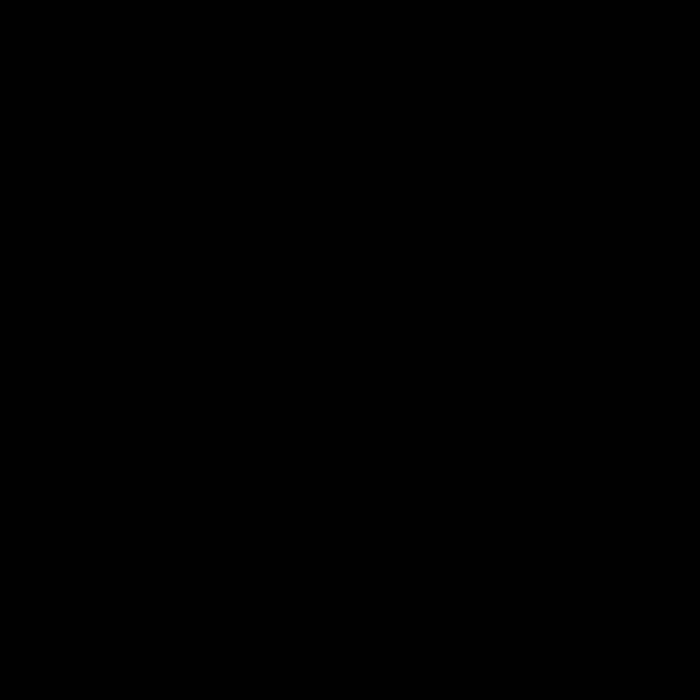
Frame 1 (no input)
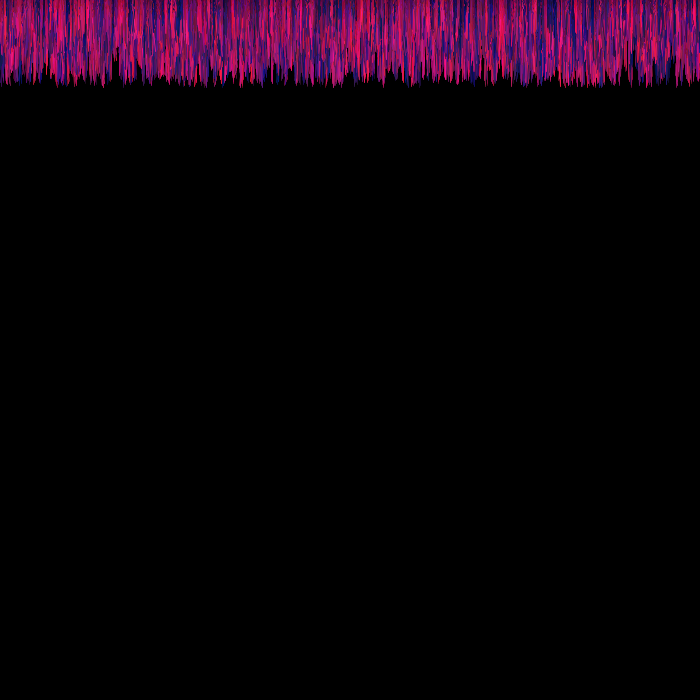
Frame 60 (the mouse pressed at the canvas centre just before this capture)
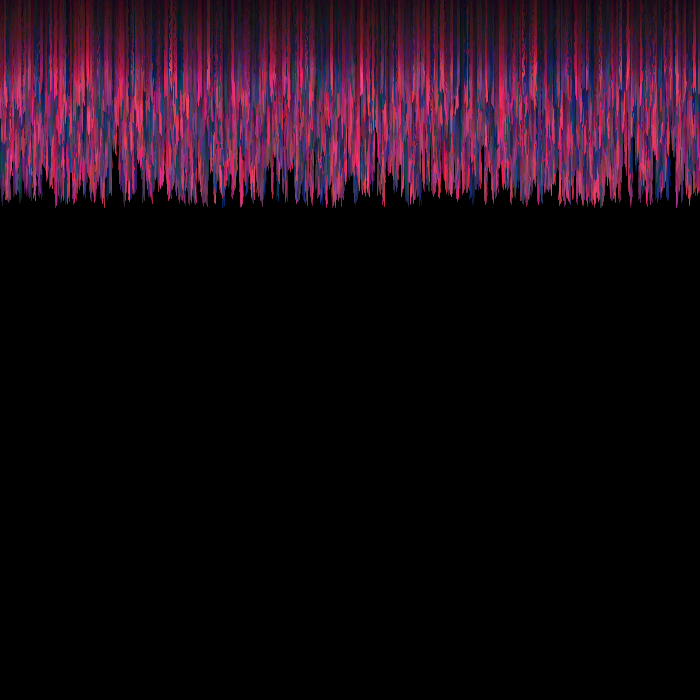
Frame 120 (the mouse held since frame 60 and released just before this capture)

The Processing sketch that drew these frames (run headless with seeded random() and noise(); from frame 60 on, the mouse is pressed at the canvas centre):

// Processing sketch: processing_142386
// ── processing_142386.pde

//DECLARE
int num = 2000;
drops [] WATER = new drops[num];


void setup() {
  size(700, 700);
  background(0);
  
  //INITIALIZE
  for (int i = 0; i < WATER.length; i++) {
    WATER[i] = new drops(random(width), -30);
  }
}

void draw() {
  noStroke();
  fill(0, 5);
  rect(0, 0, width, height);
  stroke(1);
  
  //CALL FUNCTIONALITY
  for(int i = 0; i < WATER.length; i++){
  WATER[i].run();
  }
}

class drops {
  // GLOBAL VARIABLES
  float xpos = 0;
  float ypos = 0;
  float yspeed = random(1., 2.);

  //CONSTRUCTOR
  drops(float tempXpos, float tempYpos) {
    xpos = tempXpos;
    ypos = tempYpos;
  }

  //FUNCTIONS
  void run() {
    display();
    raincolor();
    reset();
    move();
  }

  void raincolor() {
    strokeWeight(random(0.5, 1.));
    float r = map(xpos, 0, 700, 0, 255);
    float g = map(ypos, 0, 700, 0, 255);
    float b = random(50, 150);
    stroke(r, g, b);
  }
  
  void display() {
    line(xpos+random(0.1, 2.5), ypos, xpos+random(0.1, 2.5), ypos-20);
  }
  
  void move() {
    ypos += yspeed;
  }
  
  void reset() {
    if (ypos > height+20/2) {
      ypos = -30;
    }
  }

}
